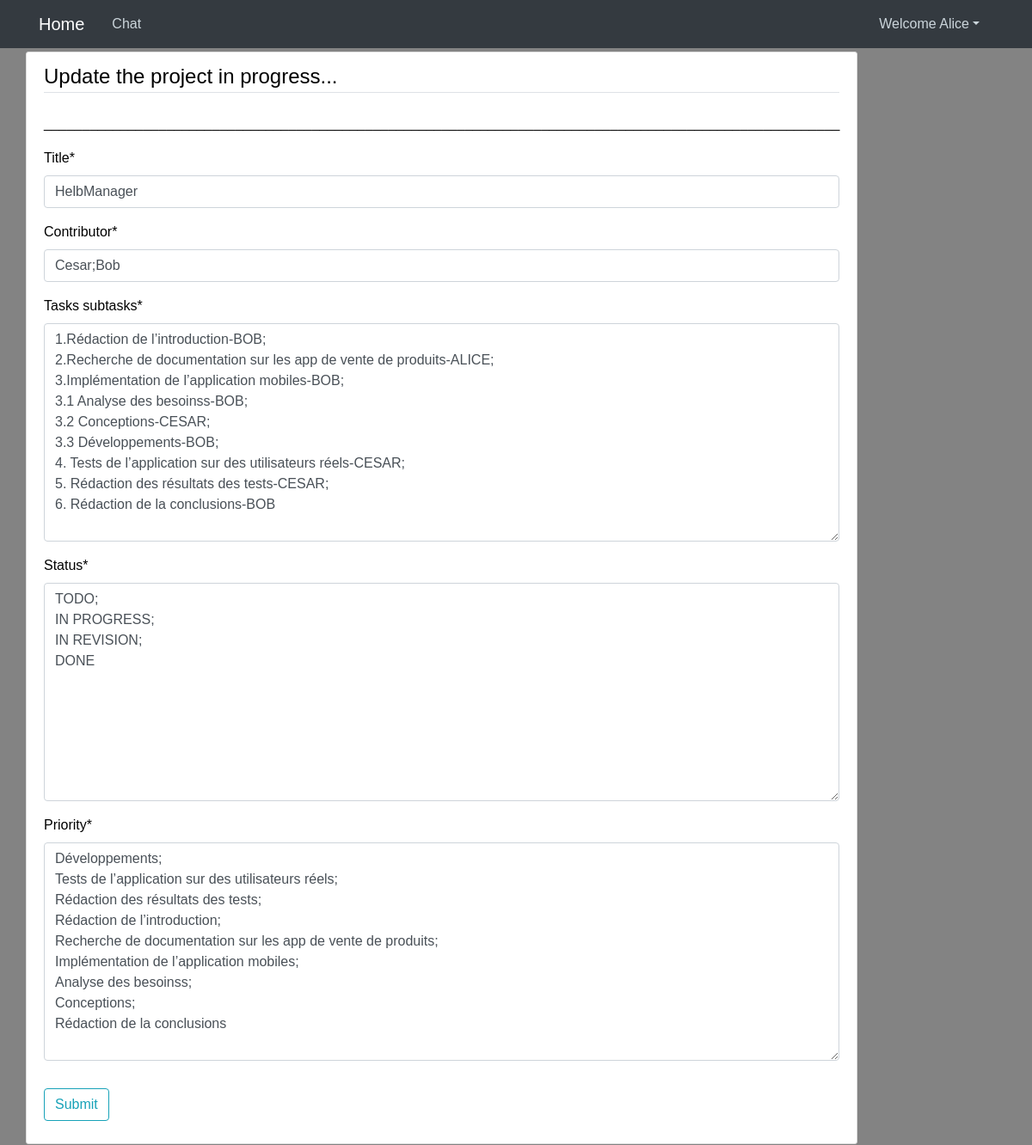
Screenshot of /post/1/update (signed in) with the database file from the repository.
### blog/models.py (models this page shows, shortened)
class Post(models.Model):
    date_posted = models.DateTimeField(default=timezone.now)
    author = models.ForeignKey(User, on_delete=models.CASCADE)
    title = models.CharField(max_length=100)
    contributor = models.CharField(max_length=100)
    status = models.TextField()
    tasks_subtasks =  models.TextField()
    priority =  models.TextField()
    class Meta:
        ordering = ['contributor']

### blog/views.py (the view, shortened to what this page needs)
# urls.py: path('post/<int:pk>/update', PostUpdateView.as_view(), name='post-update'),
class PostUpdateView(LoginRequiredMixin, UserPassesTestMixin, UpdateView):
    model = Post
    fields =['title','contributor','tasks_subtasks','status','priority']
    def test_func(self):
        post = self.get_object()
        return True

### blog/templates/Blog/post_form.html (shortened to what this page needs)
{% extends "blog/base.html" %}
{% load crispy_forms_tags %}
{% block content %}
<div class="content-section">
   <form method="POST">
   <fieldset class="form-group">
      {% if object.author == user %}
      <legend class="border-bottom mb-4"> Update the project in progress...</legend>
      {% else %}
      <legend class="border-bottom mb-4"> New project in progress...</legend>
      {% endif %}
      <p>________________________________________________________________________________________________________</p>
     {{ form|crispy }}
   </fieldset>
   <div class="form-group">
      <button class="btn btn-outline-info" onclick="afficherMessage()" type="submit"> Submit</button>
   </div>
</form>
</div>
{% endblock %}

### blog/templates/Blog/base.html (shortened to what this page needs)
{% load static %}
<!DOCTYPE html>
<html lang="en">
<head>
    <link href="https://cdn.jsdelivr.net/npm/bootstrap@4.0.0/dist/css/bootstrap.min.css"
 rel="stylesheet">
    <link rel="stylesheet" type="text/css" href="{% static 'blog/main.css' %}">
</head>
<body>
<header class="site-header">
    <nav class="navbar navbar-expand-md navbar-dark bg-dark fixed-top">
        <div class="container">
            <a class="navbar-brand mr-4" href="{% url 'blog-home' %}">Home</a>
            <div class="collapse navbar-collapse" id="navbarToggle">
                <div class="navbar-nav mr-auto">
                <a class="nav-item nav-link" href="{% url 'blog-about' %}"> Chat</a>
                </div>
                <div class="navbar-nav">
                    {% if user.is_authenticated %}
                    <ul class="navbar-nav mr-2">
                        <li class="nav-item dropdown">
                        <a class="nav-link dropdown-toggle" href='#' id="navbarDropdown" role="button" data-toggle="dropdown"> Welcome {{request.user}}</a>
                    {% else %}
                    <a class="nav-item nav-link" href="{% url 'login' %}">Login</a>
                    <a class="nav-item nav-link" href="{% url 'register' %}">Register</a>
                    {% endif %}
            </div>
        </div>
    </nav>
</header>
<main role="main" class="container">
    <div class="row">
        <div class="col-md-20">
            {% block content %}{% endblock %}
        </div>
    </div>
</main>
</body>
</html>

### blog/static/blog/main.css (style rules this page uses)
* { margin: 0; padding: 0; box-sizing: border-box; }
body { background: #838383; color: #000000; margin-top: 5rem; margin: 0; }
header { display: flex; justify-content: center; align-items: center; height: 60px; }
ul { margin: 0; }
.site-header .navbar-nav .nav-link { color: #cbd5db; }
.content-section { background: #ffffff; padding: 10px 20px; border: 1px solid #dddddd; border-radius: 3px; margin-bottom: 20px; }
body { font-family: Arial, sans-serif; }

### rows the page displays
Post: title "HelbManager", contributor "Cesar;Bob", tasks_subtasks "1.Rédaction de l’introduction-BOB; 2.Recherche de documentation sur les app de vente de produits-ALICE; 3.Implémentation de l’application mobiles-BOB; 3.1 Analyse des besoinss-BOB; 3.2 Conceptions-CESAR; 3.3 Développements-BOB; 4. Tests de l’application sur des utilisateurs réels-CESAR; 5. Rédaction des résultats des tests-CESAR; 6. Rédaction de la conclusions-BOB", status "TODO; IN PROGRESS; IN REVISION; DONE", priority "Développements; Tests de l’application sur des utilisateurs réels; Rédaction des résultats des tests; Rédaction de l’introduction; Recherche de documentation sur les app de vente de produits; Implémentation de l’application mobiles; Analyse des besoinss; Conceptions; Rédaction de la conclusions"

### other values shown
{{ request.user }} "Alice"
